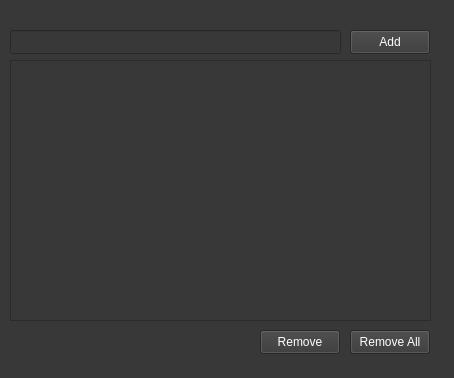
<?xml version="1.0" encoding="UTF-8"?>
<ui version="4.0">
 <class>MainWindow</class>
 <widget class="QMainWindow" name="MainWindow">
  <property name="geometry">
   <rect>
    <x>0</x>
    <y>0</y>
    <width>454</width>
    <height>378</height>
   </rect>
  </property>
  <property name="minimumSize">
   <size>
    <width>454</width>
    <height>378</height>
   </size>
  </property>
  <property name="maximumSize">
   <size>
    <width>454</width>
    <height>378</height>
   </size>
  </property>
  <property name="windowTitle">
   <string>QT-TODO-LIST</string>
  </property>
  <property name="styleSheet">
   <string notr="true">background-color: rgb(56, 56, 56);</string>
  </property>
  <property name="tabShape">
   <enum>QTabWidget::Triangular</enum>
  </property>
  <widget class="QWidget" name="centralwidget">
   <widget class="QLineEdit" name="txtTask">
    <property name="geometry">
     <rect>
      <x>10</x>
      <y>30</y>
      <width>331</width>
      <height>24</height>
     </rect>
    </property>
    <property name="styleSheet">
     <string notr="true"/>
    </property>
   </widget>
   <widget class="QPushButton" name="btnAdd">
    <property name="geometry">
     <rect>
      <x>350</x>
      <y>30</y>
      <width>80</width>
      <height>24</height>
     </rect>
    </property>
    <property name="styleSheet">
     <string notr="true">background-color: rgb(56, 56, 56);
color: rgb(255, 255, 255);</string>
    </property>
    <property name="text">
     <string>Add</string>
    </property>
    <property name="autoDefault">
     <bool>false</bool>
    </property>
    <property name="default">
     <bool>false</bool>
    </property>
    <property name="flat">
     <bool>false</bool>
    </property>
   </widget>
   <widget class="QListWidget" name="listWidget">
    <property name="geometry">
     <rect>
      <x>10</x>
      <y>60</y>
      <width>421</width>
      <height>261</height>
     </rect>
    </property>
    <property name="styleSheet">
     <string notr="true">color: rgb(255, 255, 255);</string>
    </property>
   </widget>
   <widget class="QPushButton" name="pushButton_2">
    <property name="geometry">
     <rect>
      <x>260</x>
      <y>330</y>
      <width>80</width>
      <height>24</height>
     </rect>
    </property>
    <property name="styleSheet">
     <string notr="true">background-color: rgb(56, 56, 56);
color: rgb(255, 255, 255);</string>
    </property>
    <property name="text">
     <string>Remove</string>
    </property>
   </widget>
   <widget class="QPushButton" name="pushButton_3">
    <property name="geometry">
     <rect>
      <x>350</x>
      <y>330</y>
      <width>80</width>
      <height>24</height>
     </rect>
    </property>
    <property name="styleSheet">
     <string notr="true">background-color: rgb(56, 56, 56);
color: rgb(255, 255, 255);</string>
    </property>
    <property name="text">
     <string>Remove All</string>
    </property>
   </widget>
  </widget>
  <widget class="QStatusBar" name="statusbar"/>
 </widget>
 <resources/>
 <connections/>
</ui>
